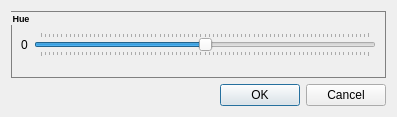
<?xml version="1.0" encoding="UTF-8"?>
<ui version="4.0">
 <class>HueDialog</class>
 <widget class="QWidget" name="HueDialog">
  <property name="geometry">
   <rect>
    <x>0</x>
    <y>0</y>
    <width>397</width>
    <height>117</height>
   </rect>
  </property>
  <property name="windowTitle">
   <string>Hue</string>
  </property>
  <layout class="QVBoxLayout" name="verticalLayout">
   <item>
    <widget class="QGroupBox" name="groupBox">
     <property name="minimumSize">
      <size>
       <width>0</width>
       <height>65</height>
      </size>
     </property>
     <property name="styleSheet">
      <string notr="true">QGroupBox{
	Border: 1px solid grey;
	font: bold 7pt
}
</string>
     </property>
     <property name="title">
      <string>Hue</string>
     </property>
     <property name="flat">
      <bool>false</bool>
     </property>
     <layout class="QHBoxLayout" name="horizontalLayout">
      <item>
       <widget class="QLabel" name="label">
        <property name="text">
         <string>0</string>
        </property>
       </widget>
      </item>
      <item>
       <widget class="QSlider" name="hueSlider">
        <property name="minimum">
         <number>-40</number>
        </property>
        <property name="maximum">
         <number>40</number>
        </property>
        <property name="orientation">
         <enum>Qt::Horizontal</enum>
        </property>
        <property name="invertedAppearance">
         <bool>false</bool>
        </property>
        <property name="tickPosition">
         <enum>QSlider::TicksBothSides</enum>
        </property>
       </widget>
      </item>
     </layout>
    </widget>
   </item>
   <item>
    <widget class="QDialogButtonBox" name="buttonBox">
     <property name="standardButtons">
      <set>QDialogButtonBox::Cancel|QDialogButtonBox::Ok</set>
     </property>
    </widget>
   </item>
  </layout>
 </widget>
 <resources/>
 <connections>
  <connection>
   <sender>hueSlider</sender>
   <signal>valueChanged(int)</signal>
   <receiver>label</receiver>
   <slot>setNum(int)</slot>
   <hints>
    <hint type="sourcelabel">
     <x>220</x>
     <y>91</y>
    </hint>
    <hint type="destinationlabel">
     <x>31</x>
     <y>92</y>
    </hint>
   </hints>
  </connection>
 </connections>
</ui>
